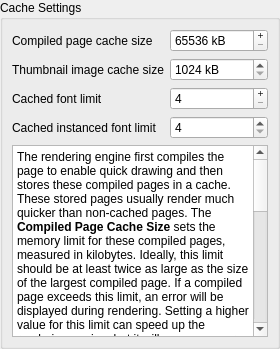
       <widget class="QWidget" name="cachePage">
        <layout class="QVBoxLayout" name="verticalLayout_3">
         <property name="leftMargin">
          <number>0</number>
         </property>
         <property name="topMargin">
          <number>0</number>
         </property>
         <property name="rightMargin">
          <number>0</number>
         </property>
         <property name="bottomMargin">
          <number>0</number>
         </property>
         <item>
          <widget class="QGroupBox" name="cacheGroupBox">
           <property name="title">
            <string>Cache Settings</string>
           </property>
           <layout class="QVBoxLayout" name="cacheGroupBoxLayout" stretch="0,1">
            <item>
             <layout class="QGridLayout" name="cacheSettingsGridLayout">
              <item row="1" column="0">
               <widget class="QLabel" name="thumbnailCacheSizeLabel">
                <property name="text">
                 <string>Thumbnail image cache size</string>
                </property>
               </widget>
              </item>
              <item row="2" column="0">
               <widget class="QLabel" name="cachedFontLabel">
                <property name="text">
                 <string>Cached font limit</string>
                </property>
               </widget>
              </item>
              <item row="2" column="1">
               <widget class="QSpinBox" name="cachedFontLimitEdit">
                <property name="buttonSymbols">
                 <enum>QAbstractSpinBox::ButtonSymbols::PlusMinus</enum>
                </property>
                <property name="minimum">
                 <number>4</number>
                </property>
                <property name="maximum">
                 <number>256</number>
                </property>
               </widget>
              </item>
              <item row="0" column="1">
               <widget class="QSpinBox" name="compiledPageCacheSizeEdit">
                <property name="buttonSymbols">
                 <enum>QAbstractSpinBox::ButtonSymbols::PlusMinus</enum>
                </property>
                <property name="suffix">
                 <string> kB</string>
                </property>
                <property name="minimum">
                 <number>65536</number>
                </property>
                <property name="maximum">
                 <number>16777216</number>
                </property>
                <property name="singleStep">
                 <number>1024</number>
                </property>
               </widget>
              </item>
              <item row="0" column="0">
               <widget class="QLabel" name="compiledPageCacheLabel">
                <property name="text">
                 <string>Compiled page cache size</string>
                </property>
               </widget>
              </item>
              <item row="1" column="1">
               <widget class="QSpinBox" name="thumbnailCacheSizeEdit">
                <property name="suffix">
                 <string> kB</string>
                </property>
                <property name="minimum">
                 <number>1024</number>
                </property>
                <property name="maximum">
                 <number>65536</number>
                </property>
                <property name="singleStep">
                 <number>1024</number>
                </property>
               </widget>
              </item>
              <item row="3" column="0">
               <widget class="QLabel" name="cachedInstancedFontLimitLabel">
                <property name="text">
                 <string>Cached instanced font limit</string>
                </property>
               </widget>
              </item>
              <item row="3" column="1">
               <widget class="QSpinBox" name="cachedInstancedFontLimitEdit">
                <property name="minimum">
                 <number>4</number>
                </property>
                <property name="maximum">
                 <number>256</number>
                </property>
               </widget>
              </item>
             </layout>
            </item>
            <item>
             <widget class="QTextBrowser" name="cacheHelpTextBrowser">
              <property name="html">
               <string>&lt;!DOCTYPE HTML PUBLIC &quot;-//W3C//DTD HTML 4.0//EN&quot; &quot;http://www.w3.org/TR/REC-html40/strict.dtd&quot;&gt;
&lt;html&gt;&lt;head&gt;&lt;meta name=&quot;qrichtext&quot; content=&quot;1&quot; /&gt;&lt;meta charset=&quot;utf-8&quot; /&gt;&lt;style type=&quot;text/css&quot;&gt;
p, li { white-space: pre-wrap; }
hr { height: 1px; border-width: 0; }
li.unchecked::marker { content: &quot;\2610&quot;; }
li.checked::marker { content: &quot;\2612&quot;; }
&lt;/style&gt;&lt;/head&gt;&lt;body style=&quot; font-family:'Segoe UI'; font-size:9pt; font-weight:400; font-style:normal;&quot;&gt;
&lt;p style=&quot; margin-top:12px; margin-bottom:12px; margin-left:0px; margin-right:0px; -qt-block-indent:0; text-indent:0px;&quot;&gt;The rendering engine first compiles the page to enable quick drawing and then stores these compiled pages in a cache. These stored pages usually render much quicker than non-cached pages. The &lt;span style=&quot; font-weight:600;&quot;&gt;Compiled Page Cache Size&lt;/span&gt; sets the memory limit for these compiled pages, measured in kilobytes. Ideally, this limit should be at least twice as large as the size of the largest compiled page. If a compiled page exceeds this limit, an error will be displayed during rendering. Setting a higher value for this limit can speed up the rendering engine, but it will consume more operating memory. &lt;/p&gt;
&lt;p style=&quot; margin-top:12px; margin-bottom:12px; margin-left:0px; margin-right:0px; -qt-block-indent:0; text-indent:0px;&quot;&gt;There is also a cache for thumbnail images. The &lt;span style=&quot; font-weight:600;&quot;&gt;Thumbnail Image Cache Size&lt;/span&gt; determines the memory space allocated for these images. This value should be set large enough to accommodate all thumbnail images on the screen. The larger this value is, the quicker thumbnails will display, but at the cost of consuming more operating memory. Please note that thumbnails are stored as bitmaps for rapid drawing, not as precompiled pages. &lt;/p&gt;
&lt;p style=&quot; margin-top:12px; margin-bottom:12px; margin-left:0px; margin-right:0px; -qt-block-indent:0; text-indent:0px;&quot;&gt;During rendering, fonts are cached as well. There are two levels of cache for fonts: one for general fonts and one for instance-specific fonts (fonts at a specific size). The &lt;span style=&quot; font-weight:600;&quot;&gt;Cached Font Limit&lt;/span&gt; sets the maximum number of fonts that can be stored in the cache. The &lt;span style=&quot; font-weight:600;&quot;&gt;Instanced Font Cache Limit&lt;/span&gt; sets the maximum number of instance-specific fonts that can be stored. If these cache limits are exceeded, fonts are removed from the cache. However, this only happens when no operation in another thread (like compiling pages) is being performed to avoid race conditions. &lt;/p&gt;&lt;/body&gt;&lt;/html&gt;</string>
              </property>
             </widget>
            </item>
           </layout>
          </widget>
         </item>
        </layout>
       </widget>
